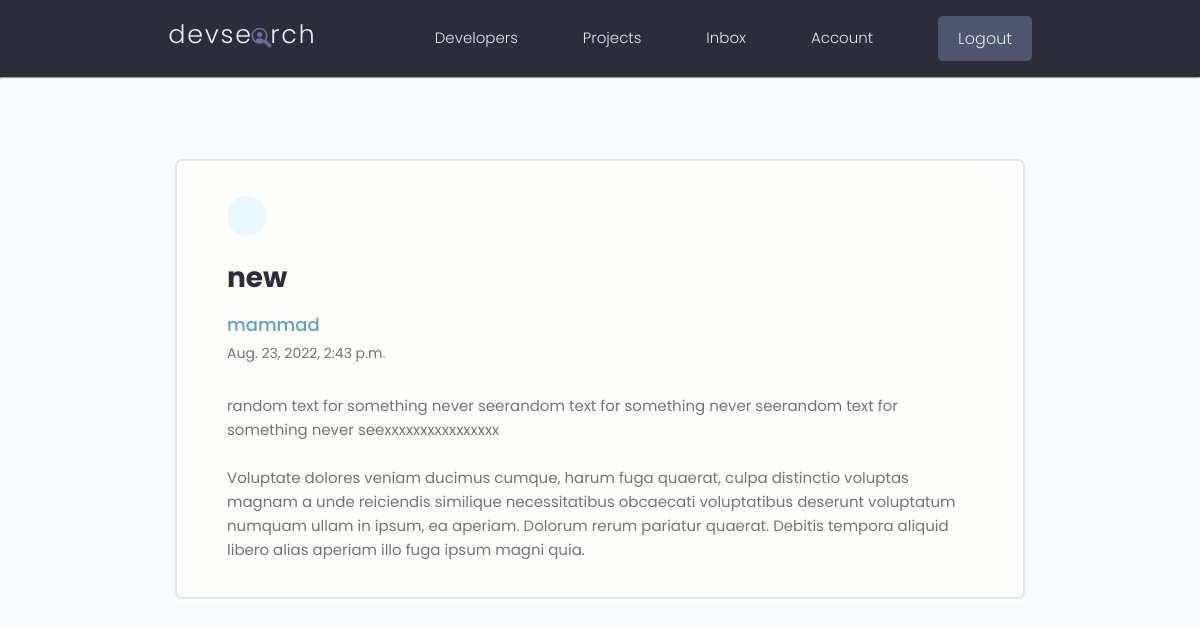
The page /message/498186cb-6dd1-4899-b923-91d78a1d8c76/ (signed in) on the database its author committed.
### users/models.py (models this page shows, shortened)
class Message(models.Model):
    sender = models.ForeignKey(Profile, on_delete=models.SET_NULL, blank=True, null=True)
    reciver = models.ForeignKey(Profile, on_delete=models.SET_NULL, blank=True, null=True, related_name='messages')
    name = models.CharField(max_length=200, blank=True, null=True)
    email = models.EmailField(max_length=200 ,blank=True, null=True)
    subject = models.CharField(max_length=200, blank=True, null=True)
    body = models.TextField()
    is_read = models.BooleanField(default=False, null=True)
    tcreated = models.DateTimeField(auto_now_add=True)
    id = models.UUIDField(default=uuid.uuid4, unique=True,
                          primary_key=True, editable=False)
    class Meta:
        ordering = ['is_read', '-tcreated']

class Profile(models.Model):
    user = models.OneToOneField(
        User, on_delete=models.CASCADE, blank=True, null=True)
    name = models.CharField(max_length=200, blank=True, null=True)
    email = models.EmailField(max_length=500,blank=True, null=True)
    username = models.CharField(max_length=200, blank=True, null=True)
    location = models.CharField(max_length=200, blank=True, null=True)
    short_intro = models.CharField(max_length=200, blank=True, null=True)
    bio = models.TextField(blank=True, null=True)
    profile_img = models.ImageField(blank=True, null=True, upload_to ='profimg/', default ='profimg/user-default.png')
    social_twitter = models.CharField(max_length=200, blank=True, null=True)
    social_youtube = models.CharField(max_length=200, blank=True, null=True)
    social_linkedin = models.CharField(max_length=200, blank=True, null=True)
    social_git = models.CharField(max_length=200, blank=True, null=True)
    tcreated = models.DateTimeField(auto_now_add=True)
    id = models.UUIDField(default=uuid.uuid4, unique=True,
                          primary_key=True, editable=False)
    def __str__(self):
        return str(self.username)
    class Meta:
        ordering = ['tcreated']

### users/views.py (the view)
# urls.py: path('message/<str:pk>/', views.singlemessage, name='message'),
def singlemessage(request, pk):
    profile = request.user.profile
    single_message = profile.messages.get(id=pk)
    single_message.is_read = True
    single_message.save()
    context = {'mess': single_message}
    return render(request, 'users/message.html', context)

### users/templates/users/message.html (shortened to what this page needs)
{% extends 'main.html' %}
{% block content %}
<main class="messagePage my-xl">
    <div class="content-box">
      <div class="message">
        <a class="backButton" href="{% url 'inbox' %}"></a>
        <h2 class="message__subject">{{mess.subject}}</h4>
          {% if mess.sender %}
          <a href="{% url 'single-pf' mess.sender.id %}" class="message__author">{{mess.sender}}</a>
          {% else %}
          <p class="message__author">{{mess.name}}</p>
          {% endif %}
          <p class="message__date">{{mess.tcreated}}</p>
          <div class="message__body">
            {{mess.body|linebreaksbr}}
            <br /><br />
            Voluptate dolores veniam ducimus cumque, harum fuga quaerat, culpa distinctio voluptas magnam a unde
            reiciendis similique necessitatibus obcaecati voluptatibus deserunt voluptatum numquam ullam in ipsum, ea
            aperiam. Dolorum rerum pariatur quaerat. Debitis tempora aliquid libero alias aperiam illo fuga ipsum magni
            quia.
          </div>
      </div>
    </div>
</main>
{% endblock content %}

### static/style/app.css (style rules this page uses)
:root { --color-sub: #2d2d39; }
.content-box { width: 95%; max-width: 85rem; margin: 0 auto; }
.message { padding: 2.5rem 0; }
.message > a { display: flex; gap: 1rem; }
.message__author, .message__date { flex-basis: 25%; }
.message__subject { flex-basis: 50%; }
.message__date { text-align: right; }
.messagePage .message { list-style: none; background: var(--color-white); padding: 3.5rem 5rem; border: 2px solid var(--color-light); border-radius: 0.7rem; }
.messagePage .message__subject { font-size: 2.8rem; color: var(--color-sub); margin-bottom: 1rem; margin-top: 2rem; }
.messagePage .message__author { font-size: 1.8rem; font-weight: 500; }
.messagePage .message__date { font-size: 1.4rem; font-weight: 400; text-align: left; margin-bottom: 3rem; }
.backButton { background: var(--color-main-light); color: var(--color-main); width: 4rem; height: 4rem; display: flex; align-items: center; justify-content: center; border-radius: 50%; }

### static/uikit/styles/modules/_variables.css (style rules this page uses)
:root { --color-main: #5aa5b9; --color-main-light: #e6faff; --color-sub: #3f4156; --color-sub-light: #51546e; --color-sub-lighter: #ededfd; --color-text: #737373; --color-gray: #8b8b8b; --color-light: #e5e7eb; --color-light-gray: #767676; --color-bg: #f8fafd; --color-white: #fffefd; --color-white-light: #f3f3f3; --color-success: #359e64; --color-success-bg: #def8e8; --color-error: #fc4b0b; --color-error-bg: #fff2ee; --font-base: 'Poppins', arial, helvetica, 'Segoe UI', roboto, ubuntu, sans-serif; --font-monospace: 'Fira Code', 'Courier New', courier, monospace; --font-regular: 300; --font-medium: 500; --font-bold: 700; --generic-shadow: 1px 1px 5px #00000010; --generic-transition: all 0.3s ease-in-out; }

### static/uikit/styles/modules/_base.css (style rules this page uses)
* { margin: 0; padding: 0; box-sizing: border-box; text-rendering: optimizeLegibility; color: inherit; font-size: inherit; }
html { font-size: 50%; }
@media only screen and (min-width: 480px) { html { font-size: 56.25%; } }
@media only screen and (min-width: 1200px) { html { font-size: 62.5%; } }
body { line-height: 1.6; font-weight: 400; font-size: 1.5rem; color: var(--color-text); background-color: var(--color-bg); min-height: 100vh; }

### static/uikit/styles/modules/_typography.css (style rules this page uses)
* { font-family: var(--font-base); }
h2 { font-size: 3.6rem; font-weight: var(--font-bold); }
p, span, strong { font-size: 1.6rem; color: var(--color-text); font-weight: var(--font-regular); }
a { padding-bottom: 2px; text-decoration: none; display: inline-block; color: var(--color-main); font-weight: var(--font-medium); }

### static/uikit/styles/modules/_utilities.css (style rules this page uses)
.my-xl { margin: 8rem auto; }

### rows shown on the page
Message: subject "new", sender "mammad", tcreated "Aug. 23, 2022, 2:43 p.m.", body "random text for something never seerandom text for something never seerandom text for something never seexxxxxxxxxxxxxxxx"
